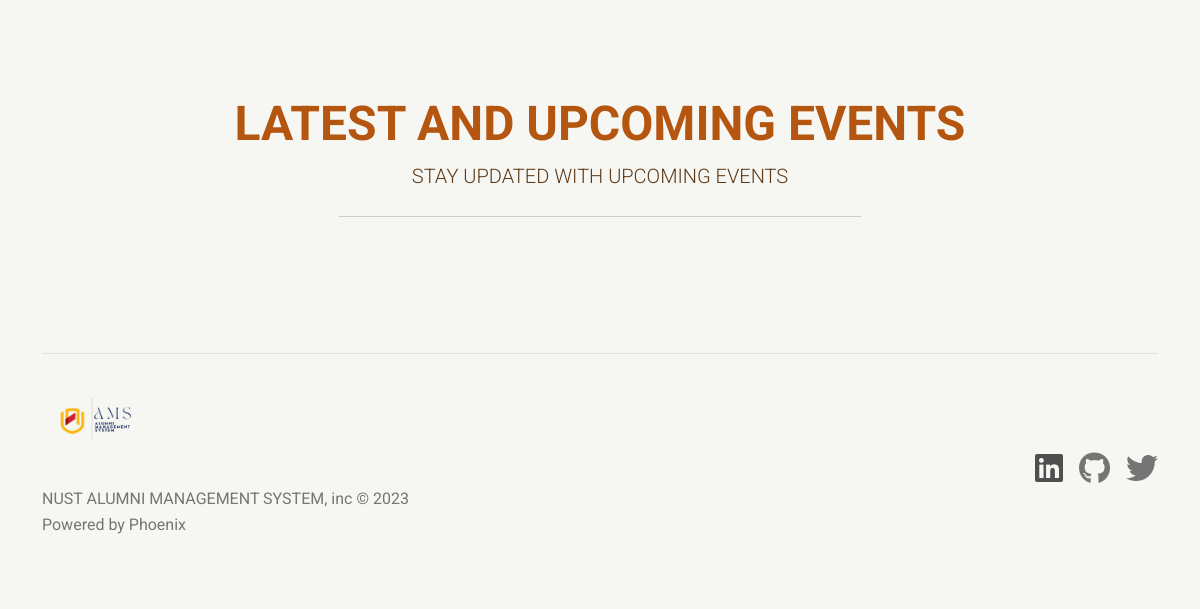
Page /events/ (lower part) on the earlier database version.
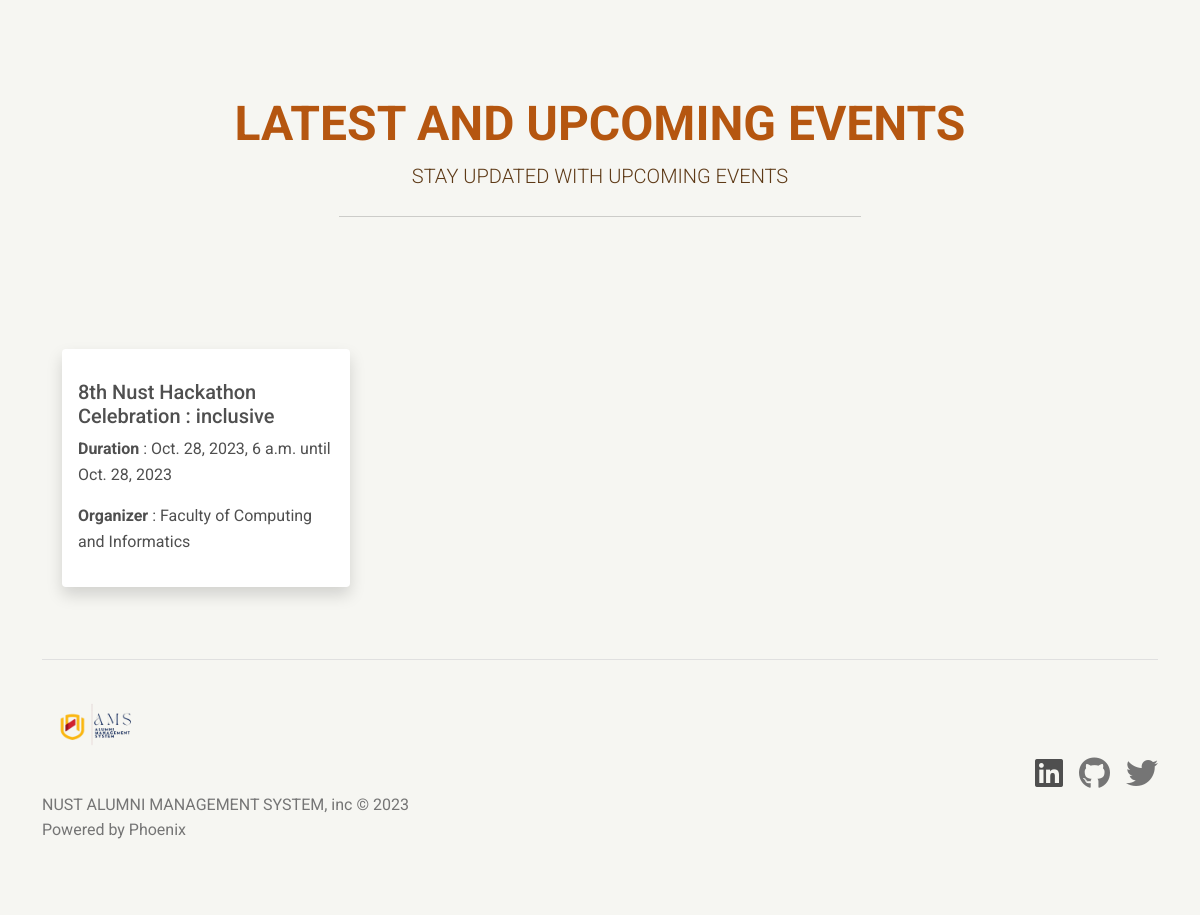
Same page on the later database version.
### eventsApp/models.py (models this page shows, shortened)
class EventsApp(models.Model):
    DEPARTMENT_CHOICES = (
        ('department of software development','Department Of software Development'),
        ('department of civil engineering','Department Of Civil Engineering'),
        ('department of tourism','Department Of Tourism'),
        ('inclusive','Inclusive')
    )
    STATUS_CHOICE = (
        ('draft','Draft'),
        ('pending','Pending'),
        ('published','Published'),
    )
    event_name = models.CharField(max_length=255)
    event_organizer = models.CharField(max_length=255)
    department = models.CharField(max_length=300,choices=DEPARTMENT_CHOICES)
    start_date = models.DateTimeField()
    end_date = models.DateField()
    status = models.CharField(max_length=50, choices=STATUS_CHOICE, default='draft')
    publishedEvents = PublishedEventsManager()
    class Meta:
        ordering = ('-start_date',)

### eventsApp/views.py (the view)
# urls.py: path('',views.upcomingEvents, name="upcoming_events"),
def upcomingEvents(request):
    events_list = EventsApp.publishedEvents.all()
    return render(request,'events/index.html',{'events_list':events_list})

### eventsApp/models.py (called while the page is built)
    def get_queryset(self):
        return super(PublishedEventsManager, self).get_queryset().filter(status='published')

### templates/events/index.html (shortened to what this page needs)
{% extends "../base.html" %}
{% block content %}
    <div class="container">
        <div class="row">
            <div class="col-12">
                <div class="px-4 py-5 my-5 text-center">
                    <h1 class="display-5 fw-bold text-body-emphasis" style="color: #b55610;">
                        LATEST AND UPCOMING EVENTS
                    </h1>
                    <div class="col-lg-6 mx-auto">
                      <p class="lead mb-4"  style="color: #5E3A17;">
                          STAY UPDATED WITH UPCOMING EVENTS
                      </p>
                      <hr/>
                    </div>
                </div>
            </div>
            {% for event in events_list %}
            <div class = "card shadow p-3 mb-5 bg-white rounded" style="width: 18rem; padding-top: 15px; margin: 20px;" >
                <div class="cardbody" style="padding-top: 15px;">
                    <div class="card-title">
                        <h5>{{ event.event_name }} : {{ event.department }}</h5>
                        <p><b>Duration</b> : {{ event.start_date }} until {{ event.end_date }}</p>
                        <p><b>Organizer </b> : {{ event.event_organizer }}</p>
                    </div>
                </div>
            </div>
            {% endfor %}
        </div>
    </div>
{% endblock %}

Differences in the rows shown:
added EventsApp: event_name "8th Nust Hackathon Celebration", department "inclusive", start_date "Oct. 28, 2023, 6 a.m.", end_date "Oct. 28, 2023", event_organizer "Faculty of Computing and Informatics"
